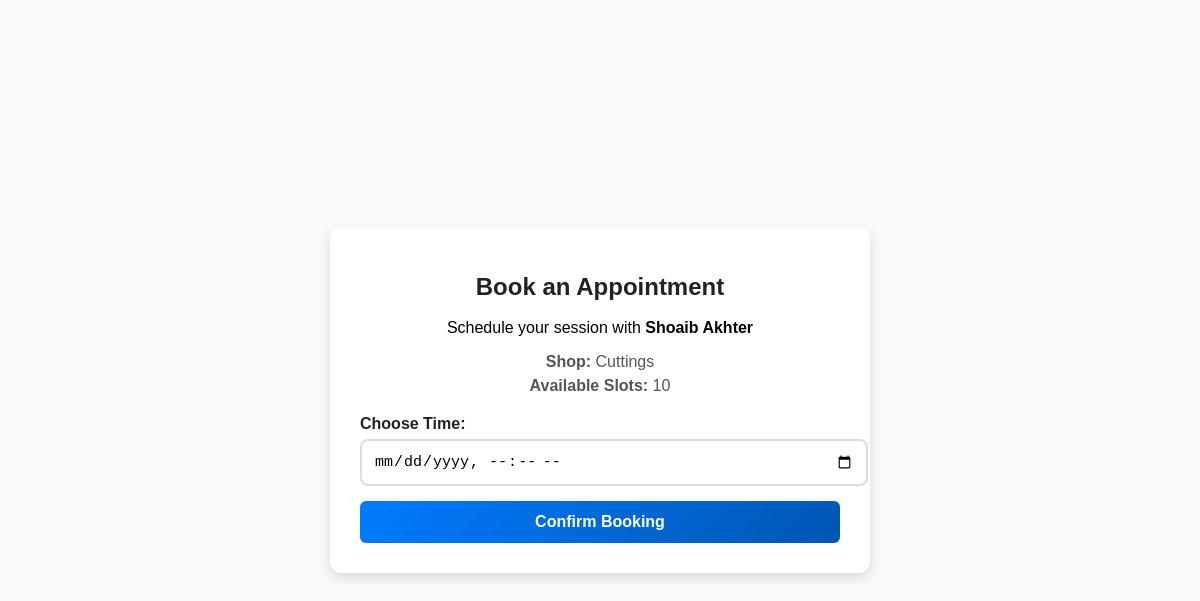
The page /user/book_appointment/7/ (signed in) on the database its author committed.
### barbers/models.py (models this page shows, shortened)
class BarberProfile(models.Model):
    user = models.OneToOneField(settings.AUTH_USER_MODEL, on_delete=models.CASCADE,  related_name="barber_profile")
    full_name = models.CharField(max_length=255)
    profile_picture = models.ImageField(upload_to='barber_profiles/', blank=True, null=True)
    shop_name = models.CharField(max_length=255)
    location = models.TextField()
    latitude = models.DecimalField(max_digits=9, decimal_places=6, blank=True, null=True)
    longitude = models.DecimalField(max_digits=9, decimal_places=6, blank=True, null=True)
    phone_number = models.CharField(max_length=20)
    shop_banner = models.ImageField(upload_to='shop_banners/', blank=True, null=True)
    available_time_slots = models.CharField(max_length=255, help_text="Example: 10:00 AM - 4:00 PM")

### users/views.py (the view, shortened to what this page needs)
# urls.py: path('book_appointment/<int:barber_id>/', views.book_appointment, name='book_appointment'),
@login_required
def book_appointment(request, barber_id):
    barber = get_object_or_404(BarberProfile, id=barber_id)
    existing_appointment = Appointment.objects.filter(user=request.user, appointment_time__gte=now()).exists()
    if existing_appointment:
        return render(request, 'error.html', {'message': 'You already have an appointment! Cancel it before booking a new one.'})
    return render(request, 'book_appointment.html', {'barber': barber})

### templates/book_appointment.html (shortened to what this page needs)
{% load static %}
<!DOCTYPE html>
<html lang="en">
  <head>
    <link rel="stylesheet" href="{% static 'CSS/book_appointment.css' %}" />
  </head>
  <body>
    <div class="appointment-container">
      <h1>Book an Appointment</h1>
      <p>Schedule your session with <strong>{{ barber.full_name }}</strong></p>
      <div class="barber-info">
        <p><strong>Shop:</strong> {{ barber.shop_name }}</p>
        <p>
          <strong>Available Slots:</strong> {{ barber.available_time_slots }}
        </p>
      </div>
      <form method="POST">
        <div class="input-group">
          <label for="appointment_time">Choose Time:</label>
          <input type="datetime-local" name="appointment_time" required />
        </div>
        <button type="submit" class="book-btn">Confirm Booking</button>
      </form>
    </div>
  </body>
</html>

### static/CSS/book_appointment.css (style rules this page uses)
body { font-family: 'Poppins', sans-serif; background-color: #f8f9fa; margin: 0; padding: 0; display: flex; justify-content: center; align-items: center; height: 100vh; }
.appointment-container { width: 90%; max-width: 480px; background: white; padding: 30px; border-radius: 12px; box-shadow: 0px 5px 12px rgba(0, 0, 0, 0.12); text-align: center; transition: 0.3s; }
.appointment-container h1 { color: #222; font-size: 24px; margin-bottom: 18px; }
.barber-info { margin-bottom: 20px; }
.barber-info p { font-size: 16px; color: #555; margin: 6px 0; }
.input-group { text-align: left; margin-bottom: 15px; }
.input-group label { font-weight: 600; display: block; margin-bottom: 6px; color: #222; }
.input-group input, .input-group select { width: 100%; padding: 12px; border: 2px solid #ddd; border-radius: 8px; font-size: 15px; transition: border 0.3s ease-in-out; }
.book-btn { width: 100%; padding: 12px; background: linear-gradient(135deg, #007BFF, #0056b3); color: white; border: none; font-size: 16px; font-weight: bold; border-radius: 6px; cursor: pointer; transition: 0.3s; }

### rows shown on the page
BarberProfile: full_name "Shoaib Akhter", shop_name "Cuttings", available_time_slots "10"
